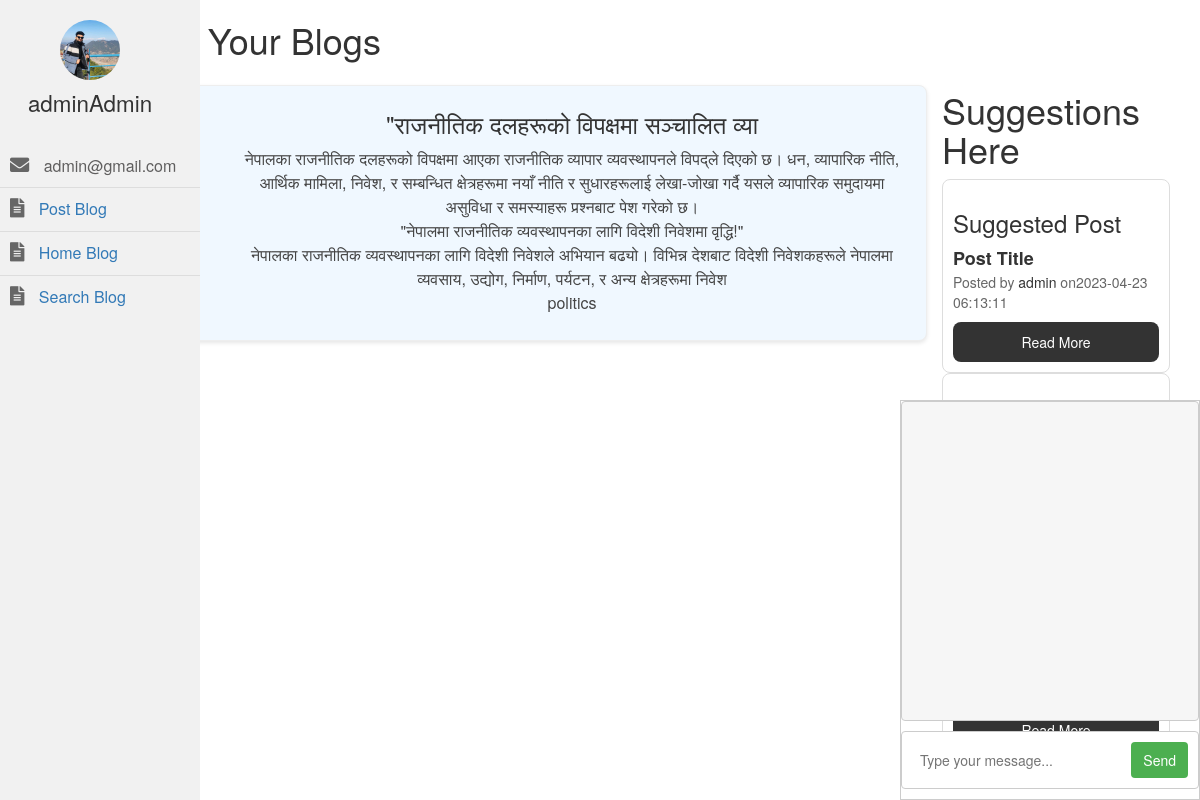
/blog/singlepost.php?cid=59 (signed in), run on the app's committed database.
### tables this page shows
CREATE TABLE `community` (
  `id` int(10) NOT NULL,
  `title` varchar(40) NOT NULL,
  `contents` varchar(500) NOT NULL,
  `images` varchar(255) NOT NULL,
  `username` varchar(20) NOT NULL,
  `p_p` varchar(100) NOT NULL,
  `tags` varchar(250) NOT NULL,
  `timestamp` timestamp NOT NULL DEFAULT current_timestamp() ON UPDATE current_timestamp()
);

### Blog/singlepost.php (the view, shortened to what this page needs)
<?php
$cid = $_GET['cid'];
?>
<!DOCTYPE html>
<html lang="en">
<head>
</head>
<body>
    <h1> Start Writing Your Blogs </h1>
    <div class="container">
        <div class="sidenav">
            <?php include 'include/sidenav.php' ?>
        </div>
        <div class="contents">
            <?php
            $query = "SELECT community.id AS cid,community.tags as tags,community.timestamp as timestamp, community.contents AS contents, community.username, community.title AS title, users.name AS name, users.lastname AS lastname, users.p_p AS profile
            FROM community
            LEFT JOIN users ON users.username = community.username
            WHERE  id = $cid
            ORDER BY community.id DESC ";
            $dbConnection = mysqli_connect("localhost", "root", "", "chat_app_db");
            $result = mysqli_query($dbConnection, $query);
            if ($result) {
                while ($row = mysqli_fetch_assoc($result)) {
                    $name = $row['name'];
                    $title = $row['title'];
                    $lastname = $row['lastname'];
                    $timestamp = $row['timestamp'];
                    $tags = $row['tags'];
                    $contents = $row['contents'];
            ?>
                    <div class="blogs">
                        <div class="profile">
                            <h5> <?php echo $name ?> </h5>
                            <h5> <?php echo $lastname ?> </h5>
                            <h5> <?php echo $timestamp ?> </h5>
                        </div>
                        <div class="contents">
                            <h1> <?php echo $title ?> </h1>
                            <p><?php echo $contents ?></p>
                            <p><?php echo $tags ?></p>
                        </div>
                    </div>
            <?php
                }
            } else {
            }
            ?>
        </div>
        <div class="">
            <h1> Suggestions Here </h1>
            <?php
            $mysqli = new mysqli('localhost', 'root', '', 'chat_app_db');
            $username = $_SESSION['username'];
            $query = "SELECT interests FROM users WHERE username = '$username'";
            $result = $mysqli->query($query);
            $row = $result->fetch_assoc();
            $interest = $row['interests'];
            $query = "SELECT title, username, contents,timestamp
              FROM community
              WHERE tags = '$interest'";
            $result = $mysqli->query($query);
            while ($row = $result->fetch_assoc()) {
                $username = $row['username'];
                $timestamp = $row['timestamp'];
                echo '
      <div class="border" style="border-radius: 8px; border: 1px solid #ddd; padding: 10px;">
  <h2 style="font-size: 24px; margin-bottom: 10px;">Suggested Post</h2>
  <div style="display: flex; align-items: center; margin-bottom: 10px;">
    <div>
      <p style="margin: 0; font-size: 18px; font-weight: bold;">Post Title</p>
      <p style="margin: 0; font-size: 14px; color: #666;">Posted by <a href="#" style="color: #333; text-decoration: none;">' . $username . '</a> on'  . $timestamp . '</p>
    </div>
  </div>
  <a href="#" style="display: block; background-color: #333; color: #fff; padding: 10px 20px; text-align: center; border-radius: 8px; text-decoration: none; margin-top: 10px;">Read More</a>
</div>';
            }
            ?>
            <div>
            </div>
            <div id="chat-container">
                <div id="chat-messages"></div>
                <form id="chat-form">
                    <input type="text" id="chat-message" name="message" placeholder="Type your message...">
                    <button type="submit">Send</button>
                </form>
            </div>
        </div>
</body>
</html>

### Blog/include/sidenav.php (style rules this page uses)
.profile { text-align: center; padding: 20px; }

### Blog/singlepost.php (style rules this page uses)
.container { display: flex; }
.contents { padding: 15px; max-width: 80%; }
.blogs { display: flex; background-color: aliceblue; padding: 2px; margin-bottom: 10px; box-shadow: 0 2px 4px rgba(0, 0, 0, 0.1); border-radius: 8px; text-align: center; color: #333; }
.blogs { display: flex; margin-bottom: 20px; padding: 10px; border: 1px solid #eee; }
.profile { margin-right: 20px; }
.contents h1 { margin: 0 0 10px; font-size: 24px; }
.contents p { margin: 0; font-size: 16px; color: #444; line-height: 1.5; }
#chat-container { position: fixed; bottom: 0; right: 0; width: 300px; height: 400px; border: 1px solid #ccc; overflow-y: scroll; }
#chat-messages { height: 320px; padding: 10px; overflow: auto; background-color: #f6f6f6; border: 1px solid #ccc; border-radius: 4px; margin-bottom: 10px; }
#chat-form { display: flex; padding: 10px; background-color: #fff; border: 1px solid #ccc; border-radius: 4px; }
#chat-form input[type=text] { flex: 1; margin-right: 10px; padding: 8px; border: none; border-radius: 4px; font-size: 14px; }
#chat-form button[type=submit] { padding: 8px 12px; background-color: #4CAF50; color: #fff; border: none; border-radius: 4px; cursor: pointer; font-size: 14px; }

### data on the page
community: title "\"राजनीतिक दलहरूको विपक्षमा सञ्चालित व्या", contents "नेपालका राजनीतिक दलहरूको विपक्षमा आएका राजनीतिक व्यापार व्यवस्थापनले विपद्ले दिएको छ। धन, व्यापारिक नीति, आर्थिक मामिला, निवेश, र सम्बन्धित क्षेत्रहरूमा नयाँ नीति र सुधारहरूलाई लेखा-जोखा गर्दै यसले व्यापारिक समुदायमा असुविधा र समस्याहरू प्रश्नबाट पेश गरेको छ। \"नेपालमा राजनीतिक व्यवस्थापनका लागि विदेशी निवेशमा वृद्धि!\" नेपालका राजनीतिक व्यवस्थापनका लागि विदेशी निवेशले अभियान बढ्यो। विभिन्न देशबाट विदेशी निवेशकहरूले नेपालमा व्यवसाय, उद्योग, निर्माण, पर्यटन, र अन्य क्षेत्रहरूमा निवेश", tags "politics"
community: username "admin", timestamp "2023-04-23 06:13:11"

### other printed values
$name "admin"
$lastname "Admin"
$_SESSION['email'] "admin@gmail.com"
